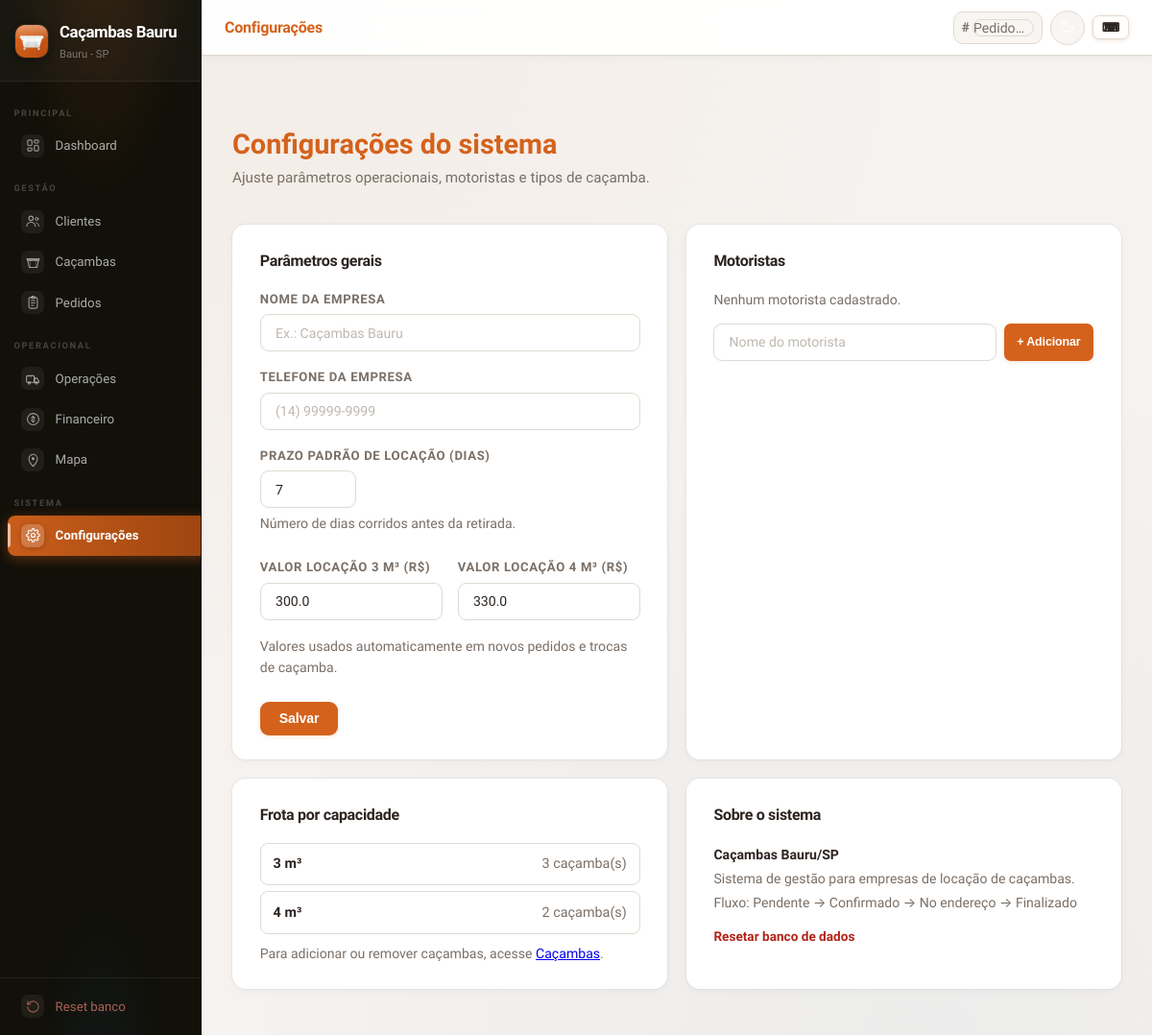
/configuracoes, run on an earlier commit of the app's database.
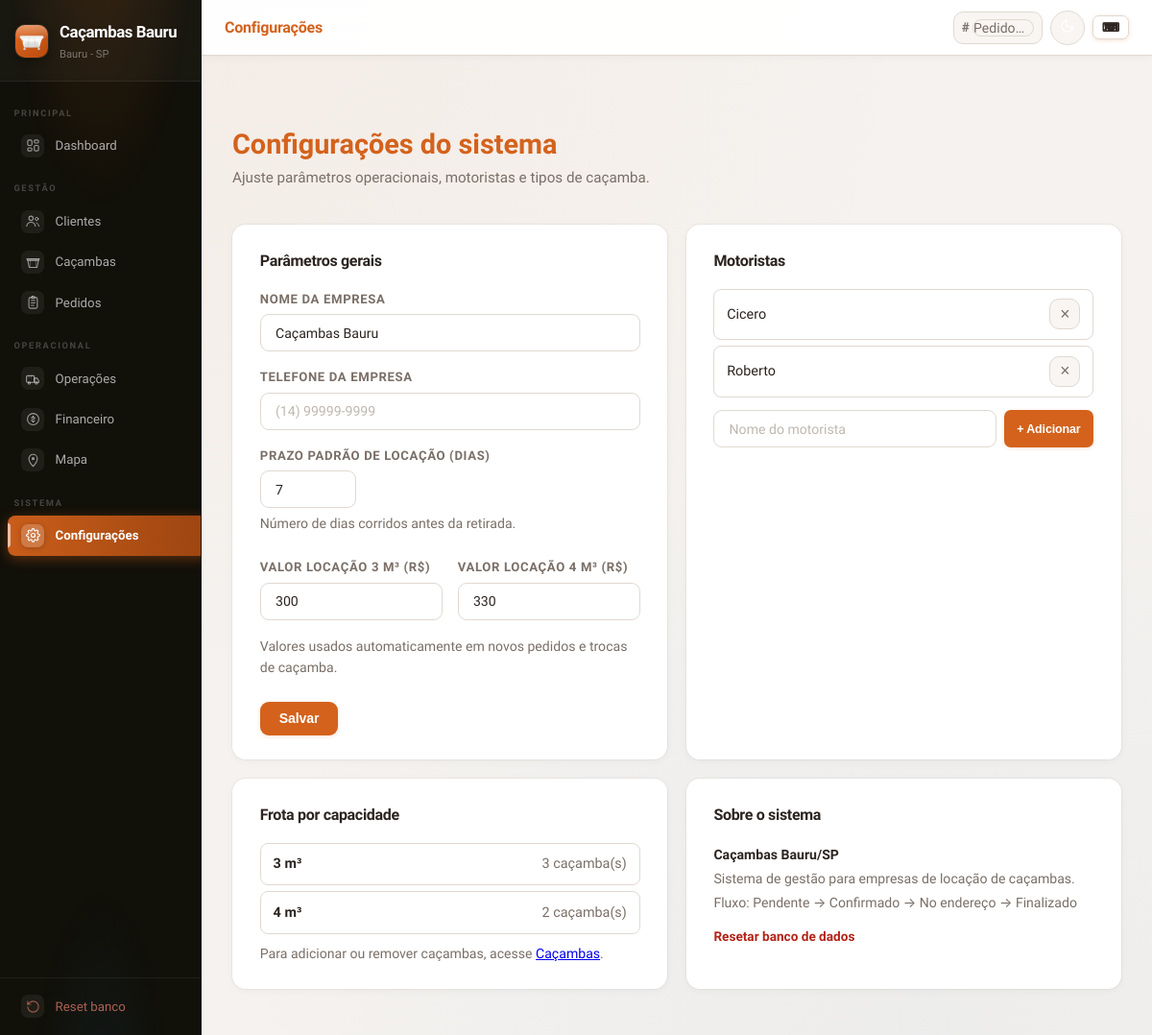
And on a later commit of the database.
### tables this page shows
CREATE TABLE config (
            chave TEXT PRIMARY KEY,
            valor TEXT NOT NULL DEFAULT ''
        );

CREATE TABLE motoristas (
            id INTEGER PRIMARY KEY AUTOINCREMENT,
            nome TEXT NOT NULL UNIQUE
        );

### app.py (the view, shortened to what this page needs)
@app.route("/configuracoes", methods=["GET","POST"])
def configuracoes():
    conn = get_conn()
    config = {r["chave"]: r["valor"] for r in conn.execute("SELECT chave,valor FROM config").fetchall()}
    conn.close()
    conn = get_conn()
    motoristas_db = conn.execute("SELECT id, nome FROM motoristas ORDER BY nome").fetchall()
    caps = conn.execute(
        "SELECT capacidade_m3, COUNT(*) AS n FROM cacambas GROUP BY capacidade_m3 ORDER BY capacidade_m3"
    ).fetchall()
    conn.close()
    return render_template("configuracoes.html",
        config=config, motoristas=motoristas_db,
        capacidades=caps, motoristas_padrao=MOTORISTAS)

### app.py (called while the page is built, shortened)
def _dias_locacao(config=None):
    if config is None:
        config = _get_config()
    try:
        return max(1, min(int(config.get("dias_locacao","7")), 30))
    except ValueError:
        return 7

@app.context_processor
def inject_global_context():
    cfg = load_config()
    cached_sb = cache_get("sidebar_stats")
    motoristas = cache_get("motoristas")
    if motoristas is None:
        conn = get_conn()
        motoristas = [r["nome"] for r in conn.execute("SELECT nome FROM motoristas ORDER BY nome").fetchall()]
        conn.close()
        cache_set("motoristas", motoristas)
    return {
        "empresa_nome": cfg.get("empresa_nome", "Caçambas Bauru"),
        "empresa_fone": cfg.get("empresa_fone", ""),
        "dias_locacao": _dias_locacao(cfg),
        "motoristas": motoristas,
        "stats_sidebar": cached_sb,
        "status_labels": STATUS_LABELS,
        "enable_reset": ENABLE_RESET,
        "auth_enabled": bool(APP_PASSWORD),
        "valores_locacao": valores_locacao(cfg),
    }

### templates/configuracoes.html (shortened to what this page needs)
{% extends "base.html" %}
{% block topbar_title %}Configurações{% endblock %}
{% block content %}
<section class="page-head">
  <div><h2>Configurações do sistema</h2>
  <p>Ajuste parâmetros operacionais, motoristas e tipos de caçamba.</p></div>
</section>
<div class="config-grid">
  <div class="card">
    <h3 class="card-title">Parâmetros gerais</h3>
    <form method="post">
      <div class="form-grid" style="grid-template-columns:1fr">
        <div>
          <label>Nome da empresa</label>
          <input name="empresa_nome" value="{{ config.get('empresa_nome','') }}" placeholder="Ex.: Caçambas Bauru">
        </div>
        <div>
          <label>Telefone da empresa</label>
          <input name="empresa_fone" data-mask="phone" value="{{ config.get('empresa_fone','') }}" placeholder="(14) 99999-9999">
        </div>
        <div>
          <label>Prazo padrão de locação (dias)</label>
          <input name="dias_locacao" type="number" min="1" max="30"
                 value="{{ config.get('dias_locacao','7') }}"
                 style="width:100px">
          <p class="hint" style="margin-top:.3rem">Número de dias corridos antes da retirada.</p>
        </div>
        <div class="form-grid" style="grid-template-columns:1fr 1fr;gap:1rem;margin-top:.5rem">
          <div>
            <label>Valor locação 3 m³ (R$)</label>
            <input name="valor_locacao_3" type="text" inputmode="decimal"
                   value="{{ config.get('valor_locacao_3m3', valores_locacao.get(3, 300)) }}"
                   placeholder="300,00">
          </div>
          <div>
            <label>Valor locação 4 m³ (R$)</label>
            <input name="valor_locacao_4" type="text" inputmode="decimal"
                   value="{{ config.get('valor_locacao_4m3', valores_locacao.get(4, 330)) }}"
                   placeholder="330,00">
          </div>
        </div>
        <p class="hint">Valores usados automaticamente em novos pedidos e trocas de caçamba.</p>
      </div>
      <div class="form-actions">
        <button type="submit" class="btn">Salvar</button>
      </div>
    </form>
  </div>
  <div class="card">
    <h3 class="card-title">Motoristas</h3>
    {% if motoristas %}
      {% for m in motoristas %}
      <div class="config-item">
        <span>{{ m.nome }}</span>
        <form method="post" action="{{ url_for('motorista_excluir', mid=m.id) }}"
              onsubmit="return confirm('Remover {{ m.nome }}?')">
          <button type="submit" class="btn-icon-remove" title="Remover" aria-label="Remover motorista">×</button>
        </form>
      </div>
      {% endfor %}
    {% else %}
      <p class="muted hint">Nenhum motorista cadastrado.</p>
    {% endif %}
    <form method="post" action="{{ url_for('motorista_novo') }}" style="margin-top:.85rem;display:flex;gap:.5rem">
      <input name="nome" required placeholder="Nome do motorista" style="flex:1">
      <button type="submit" class="btn btn-sm">+ Adicionar</button>
    </form>
  </div>
  <div class="card">
    <h3 class="card-title">Frota por capacidade</h3>
    {% for c in capacidades %}
    <div class="config-item">
      <span><strong>{{ c.capacidade_m3 }} m³</strong></span>
      <span class="muted">{{ c.n }} caçamba(s)</span>
    </div>
    {% endfor %}
    <p class="hint" style="margin-top:.6rem">Para adicionar ou remover caçambas, acesse <a href="{{ url_for('cacambas') }}">Caçambas</a>.</p>
  </div>
  <div class="card">
    <h3 class="card-title">Sobre o sistema</h3>
    <div style="font-size:.88rem;line-height:1.8;color:var(--muted)">
      <p><strong style="color:var(--text)">Caçambas Bauru/SP</strong></p>
      <p>Sistema de gestão para empresas de locação de caçambas.</p>
      <p>Fluxo: Pendente → Confirmado → No endereço → Finalizado</p>
      {% if enable_reset %}
      <p style="margin-top:.6rem">
        <a href="{{ url_for('reset_banco') }}" class="link-danger">Resetar banco de dados</a>
      </p>
      {% endif %}
    </div>
  </div>
</div>
{% endblock %}

### templates/base.html (shortened to what the changed rows need)
<!DOCTYPE html>
<html lang="pt-BR">
<head>
  <link rel="stylesheet" href="{{ url_for('static', filename='estilo.css') }}">
</head>
<body class="{% block body_class %}{% endblock %}" data-pre-cliente-id="{{ pre_cliente_id or '' }}" data-dias-locacao="{{ dias_locacao }}">
  <aside class="sidebar" id="sidebar">
    <div class="sidebar-brand">
      <div>
        <span class="brand-name">{{ empresa_nome or 'Cacambas' }}</span>
        <span class="brand-sub">{{ empresa_fone or 'Bauru - SP' }}</span>
      </div>
    </div>
  </aside>
  <div class="layout-main">
    <main class="{% block main_class %}main-shell{% endblock %}">
      {% block content %}{% endblock %}
    </main>
  </div>
</body>
</html>

What changed in the data, as far as the page shows it:
added config: valor "Caçambas Bauru", empresa_nome "Caçambas Bauru"
added config: valor_locacao_3 "300"
added config: valor_locacao_4 "330"
added motoristas: nome "Cicero"
added motoristas: nome "Roberto"
Also different on the page:
{{ empresa_nome or 'Cacambas' }}: "Caçambas Bauru" → (not shown)
form field valor_locacao_3: "300.0" → (not shown)
form field valor_locacao_4: "330.0" → (not shown)
text no longer shown: "Nenhum motorista cadastrado."
